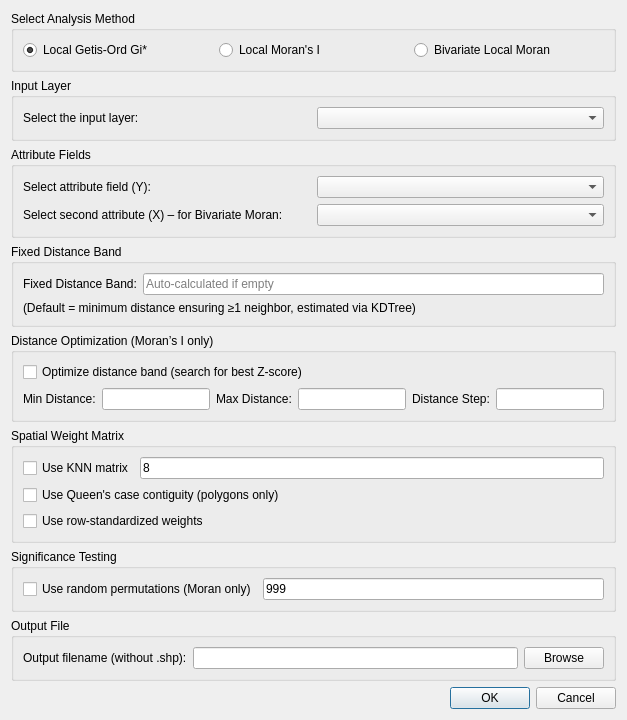
<?xml version="1.0" encoding="UTF-8"?>
<ui version="4.0">
 <class>HotspotAnalysisDialogBase</class>
 <widget class="QDialog" name="HotspotAnalysisDialogBase">
  <property name="windowTitle">
   <string>Hotspot Analysis v3</string>
  </property>

  <layout class="QVBoxLayout" name="mainLayout">

   <!-- ========================================================= -->
   <!-- METHOD SELECTION                                           -->
   <!-- ========================================================= -->
   <item>
    <widget class="QGroupBox" name="methodGroup">
     <property name="title">
      <string>Select Analysis Method</string>
     </property>
     <layout class="QHBoxLayout" name="methodLayout">

      <item>
       <widget class="QRadioButton" name="checkBox_gi">
        <property name="text">
         <string>Local Getis-Ord Gi*</string>
        </property>
        <property name="checked">
         <bool>true</bool>
        </property>
       </widget>
      </item>

      <item>
       <widget class="QRadioButton" name="checkBox_moran">
        <property name="text">
         <string>Local Moran's I</string>
        </property>
       </widget>
      </item>

      <item>
       <widget class="QRadioButton" name="checkBox_moranBi">
        <property name="text">
         <string>Bivariate Local Moran</string>
        </property>
       </widget>
      </item>

     </layout>
    </widget>
   </item>

   <!-- ========================================================= -->
   <!-- INPUT LAYER                                               -->
   <!-- ========================================================= -->
   <item>
    <widget class="QGroupBox" name="inputGroup">
     <property name="title">
      <string>Input Layer</string>
     </property>

     <layout class="QGridLayout" name="inputLayout">
      <item row="0" column="0">
       <widget class="QLabel" name="layer_label">
        <property name="text">
         <string>Select the input layer:</string>
        </property>
       </widget>
      </item>

      <item row="0" column="1">
       <widget class="QComboBox" name="comboBox"/>
      </item>
     </layout>

    </widget>
   </item>

   <!-- ========================================================= -->
   <!-- ATTRIBUTE FIELDS                                           -->
   <!-- ========================================================= -->
   <item>
    <widget class="QGroupBox" name="fieldGroup">
     <property name="title">
      <string>Attribute Fields</string>
     </property>

     <layout class="QGridLayout" name="fieldLayout">

      <item row="0" column="0">
       <widget class="QLabel" name="label">
        <property name="text">
         <string>Select attribute field (Y):</string>
        </property>
       </widget>
      </item>

      <item row="0" column="1">
       <widget class="QComboBox" name="comboBox_C"/>
      </item>

      <item row="1" column="0">
       <widget class="QLabel" name="label_4">
        <property name="text">
         <string>Select second attribute (X) – for Bivariate Moran:</string>
        </property>
       </widget>
      </item>

      <item row="1" column="1">
       <widget class="QComboBox" name="comboBox_C_2"/>
      </item>

     </layout>

    </widget>
   </item>

   <!-- ========================================================= -->
   <!-- FIXED DISTANCE BAND                                        -->
   <!-- ========================================================= -->
   <item>
    <widget class="QGroupBox" name="fixedDistanceGroup">
     <property name="title">
      <string>Fixed Distance Band</string>
     </property>

     <layout class="QGridLayout" name="fixedDistanceLayout">

      <item row="0" column="0">
       <widget class="QLabel" name="label_threshold">
        <property name="text">
         <string>Fixed Distance Band:</string>
        </property>
       </widget>
      </item>

      <item row="0" column="1">
       <widget class="QLineEdit" name="lineEditThreshold">
        <property name="placeholderText">
         <string>Auto-calculated if empty</string>
        </property>
        <property name="toolTip">
         <string>Minimum distance ensuring ≥1 neighbor (KDTree-estimated if empty)</string>
        </property>
       </widget>
      </item>

      <item row="1" column="0" colspan="2">
       <widget class="QLabel" name="label_2">
        <property name="text">
         <string>(Default = minimum distance ensuring ≥1 neighbor, estimated via KDTree)</string>
        </property>
       </widget>
      </item>

     </layout>
    </widget>
   </item>

   <!-- ========================================================= -->
   <!-- DISTANCE OPTIMIZATION                                      -->
   <!-- ========================================================= -->
   <item>
    <widget class="QGroupBox" name="optGroup">
     <property name="title">
      <string>Distance Optimization (Moran’s I only)</string>
     </property>

     <layout class="QVBoxLayout" name="optLayout">

      <item>
       <widget class="QCheckBox" name="checkBox_optimizeDistance">
        <property name="text">
         <string>Optimize distance band (search for best Z-score)</string>
        </property>
       </widget>
      </item>

      <item>
       <layout class="QGridLayout" name="optGrid">

        <item row="0" column="0">
         <widget class="QLabel" name="label_7">
          <property name="text">
           <string>Min Distance:</string>
          </property>
         </widget>
        </item>
        <item row="0" column="1">
         <widget class="QLineEdit" name="lineEdit_minT"/>
        </item>

        <item row="0" column="2">
         <widget class="QLabel" name="label_9">
          <property name="text">
           <string>Max Distance:</string>
          </property>
         </widget>
        </item>
        <item row="0" column="3">
         <widget class="QLineEdit" name="lineEdit_maxT"/>
        </item>

        <item row="0" column="4">
         <widget class="QLabel" name="label_8">
          <property name="text">
           <string>Distance Step:</string>
          </property>
         </widget>
        </item>
        <item row="0" column="5">
         <widget class="QLineEdit" name="lineEdit_dist"/>
        </item>

       </layout>
      </item>

     </layout>
    </widget>
   </item>

   <!-- ========================================================= -->
   <!-- WEIGHT MATRIX OPTIONS                                      -->
   <!-- ========================================================= -->
   <item>
    <widget class="QGroupBox" name="weightGroup">
     <property name="title">
      <string>Spatial Weight Matrix</string>
     </property>

     <layout class="QVBoxLayout" name="weightsLayout">

      <item>
       <layout class="QHBoxLayout">
        <item>
         <widget class="QCheckBox" name="checkBox_knn">
          <property name="text">
           <string>Use KNN matrix</string>
          </property>
         </widget>
        </item>

        <item>
         <widget class="QLineEdit" name="knn_number">
          <property name="text">
           <string>8</string>
          </property>
         </widget>
        </item>
       </layout>
      </item>

      <item>
       <widget class="QCheckBox" name="checkBox_queen">
        <property name="text">
         <string>Use Queen's case contiguity (polygons only)</string>
        </property>
       </widget>
      </item>

      <item>
       <widget class="QCheckBox" name="checkBox_rowStandard">
        <property name="text">
         <string>Use row-standardized weights</string>
        </property>
       </widget>
      </item>

     </layout>
    </widget>
   </item>

   <!-- ========================================================= -->
   <!-- PERMUTATION TESTS                                          -->
   <!-- ========================================================= -->
   <item>
    <widget class="QGroupBox" name="permGroup">
     <property name="title">
      <string>Significance Testing</string>
     </property>

     <layout class="QHBoxLayout" name="permLayout">

      <item>
       <widget class="QCheckBox" name="checkBox_randomPerm">
        <property name="text">
         <string>Use random permutations (Moran only)</string>
        </property>
       </widget>
      </item>

      <item>
       <widget class="QLineEdit" name="lineEdit_random">
        <property name="text">
         <string>999</string>
        </property>
       </widget>
      </item>

     </layout>
    </widget>
   </item>

   <!-- ========================================================= -->
   <!-- OUTPUT                                                     -->
   <!-- ========================================================= -->
   <item>
    <widget class="QGroupBox" name="outputGroup">
     <property name="title">
      <string>Output File</string>
     </property>

     <layout class="QGridLayout">

      <item row="0" column="0">
       <widget class="QLabel" name="label_3">
        <property name="text">
         <string>Output filename (without .shp):</string>
        </property>
       </widget>
      </item>

      <item row="0" column="1">
       <widget class="QLineEdit" name="lineEdit"/>
      </item>

      <item row="0" column="2">
       <widget class="QPushButton" name="pushButton">
        <property name="text">
         <string>Browse</string>
        </property>
       </widget>
      </item>

     </layout>
    </widget>
   </item>

   <!-- ========================================================= -->
   <!-- BUTTON BOX                                                 -->
   <!-- ========================================================= -->
   <item>
    <widget class="QDialogButtonBox" name="button_box">
     <property name="standardButtons">
      <set>QDialogButtonBox::Cancel|QDialogButtonBox::Ok</set>
     </property>
    </widget>
   </item>

  </layout>
 </widget>

 <resources/>

 <!-- ========================================================= -->
 <!-- CONNECTIONS                   -->
 <!-- ========================================================= -->
 <connections>
  <connection>
   <sender>button_box</sender>
   <signal>accepted()</signal>
   <receiver>HotspotAnalysisDialogBase</receiver>
   <slot>accept()</slot>
  </connection>

  <connection>
   <sender>button_box</sender>
   <signal>rejected()</signal>
   <receiver>HotspotAnalysisDialogBase</receiver>
   <slot>reject()</slot>
  </connection>
 </connections>

</ui>
